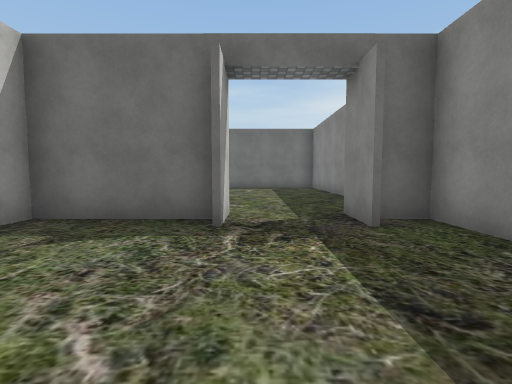
view 1 (above)

19 first-person views from a walk through a scene from a Unity 3-D project. The camera is 1.4 m above the floor, tilts 4° down and sees 85° across. The floor is counted in squares, 2 m on a side. Each view is taken from the middle of a square. On the plan, view 1 faces up. The plan holds only what a view shows up to about 9 squares ahead; the rest is blank. The place goes on beyond the plan. The player is left out. Some surface patterns are stand-ins.

view 2
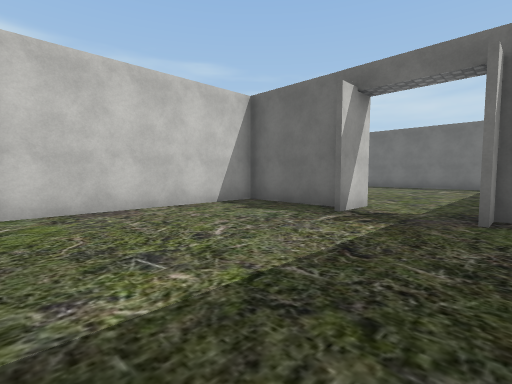

view 3
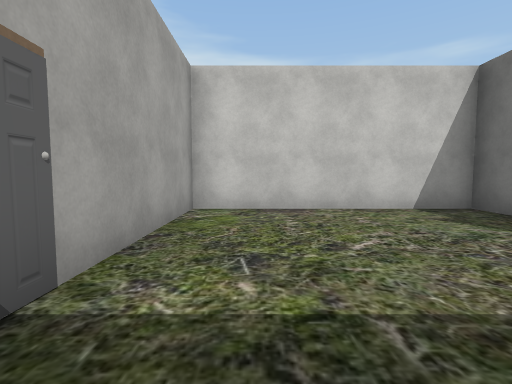

view 4
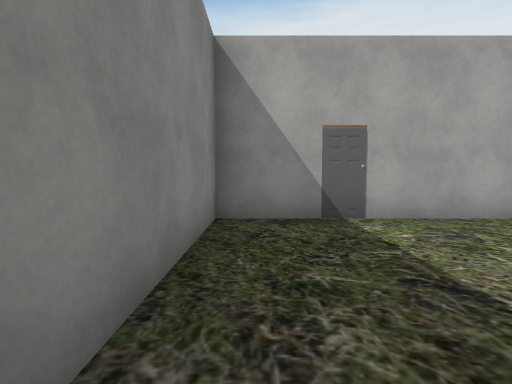

view 5
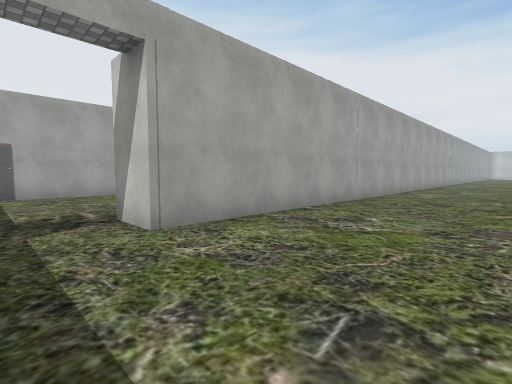

view 6
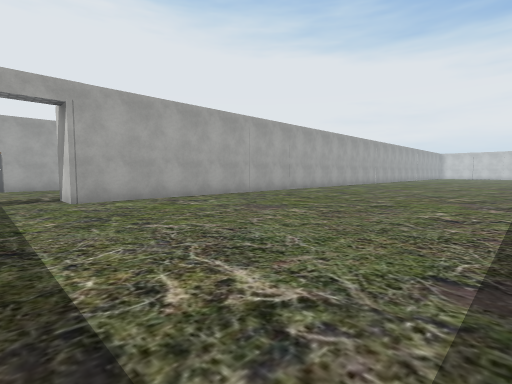

view 7
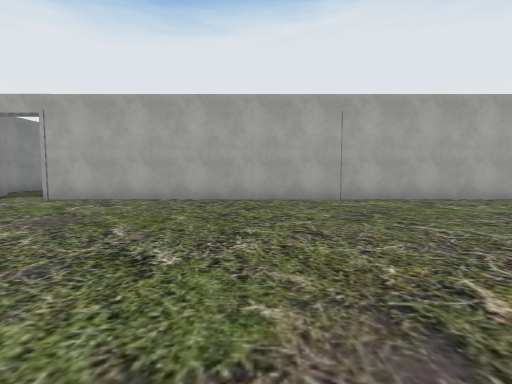

view 8
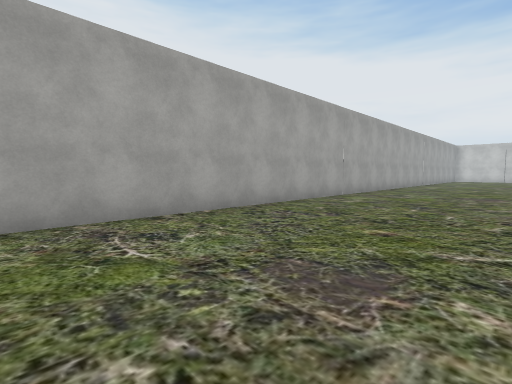

view 9
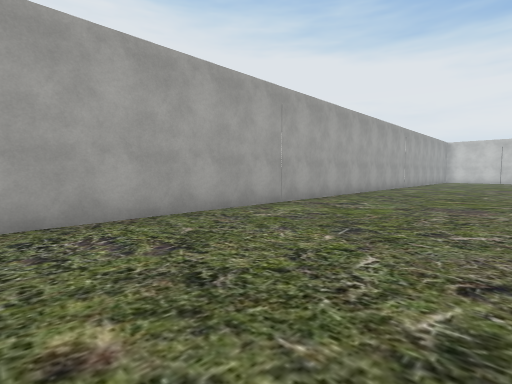

view 10
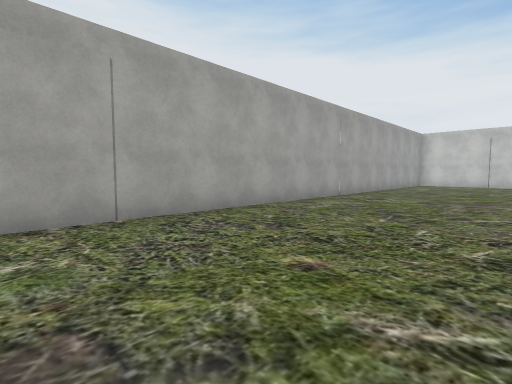

view 11
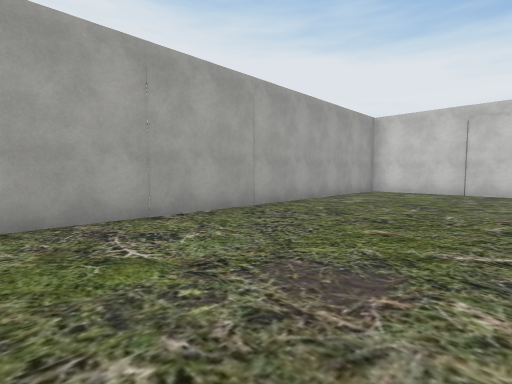

view 12
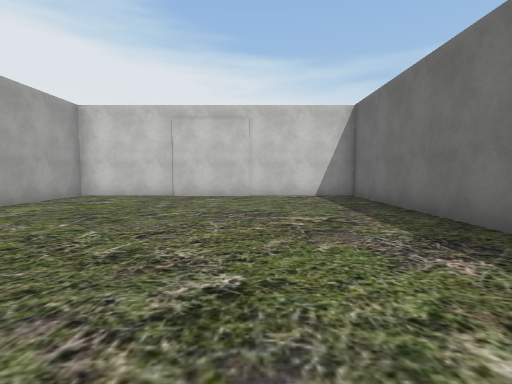

view 13
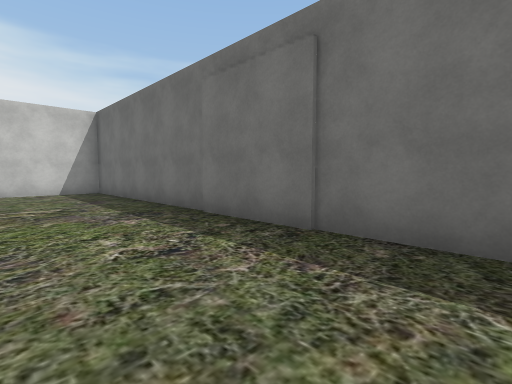

view 14
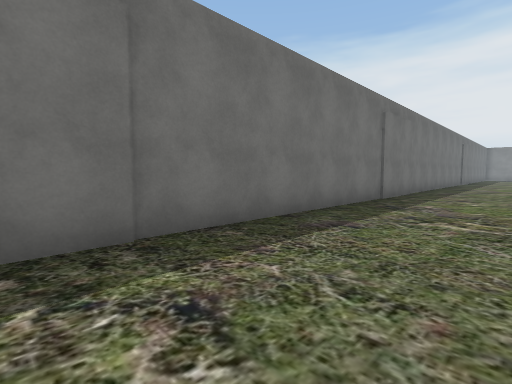

view 15
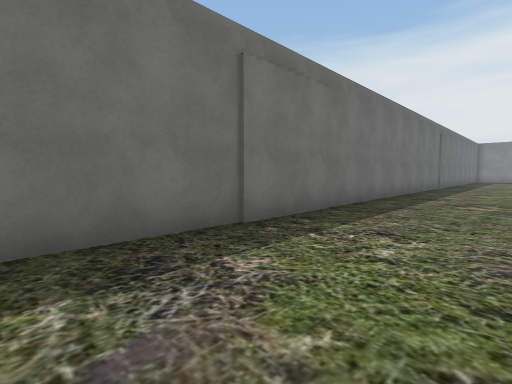

view 16
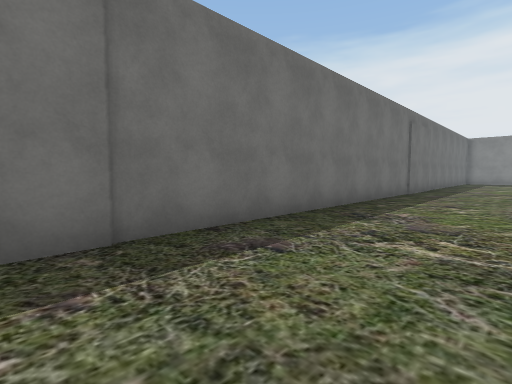

view 17
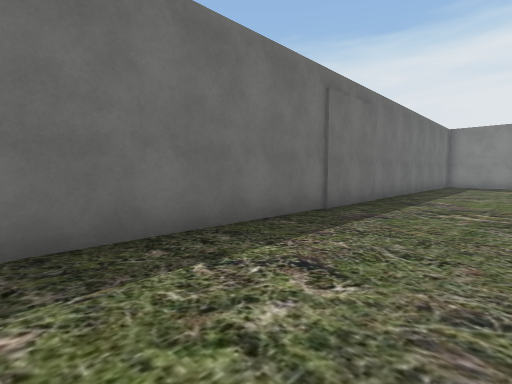

view 18
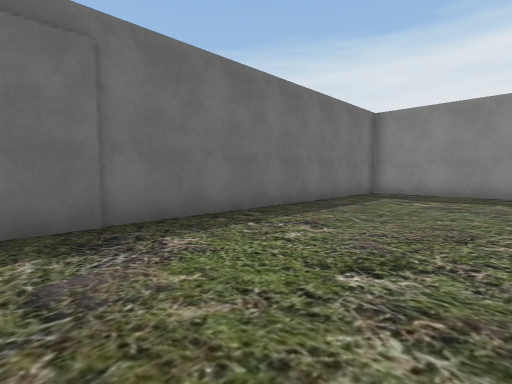

view 19
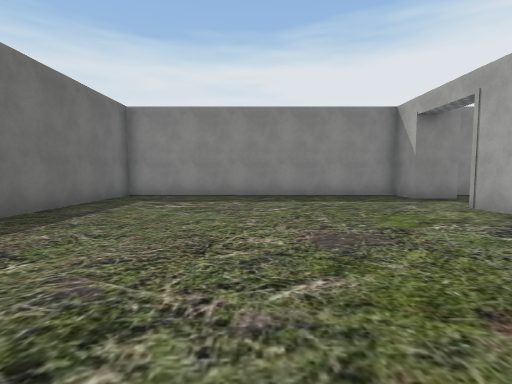

### Floor plan
Points are (right, up) in squares from view 1. A wall is a line through its corners. A room is listed if a view was taken in it or the views show most of it. See-through windows are left out.
Room 1 (views 1, 2, 3, 4)
walls: (-0.6, 4.2) (-3.4, 4.2) (-3.4, -1.2) (2.6, -1.2) (2.6, 4.2) (1.6, 4.2)
ways out: opening at (0.5, 4) to room 2
Room 2 (views 5, 6, 7, 8, 9, 10, 11, 12, 13, 14, 15, 16, 17, 18, 19)
walls: (1.5, 3.5) (1.5, 4.7) (2.6, 4.7) (2.6, 12.9) (-34.4, 12.9) (-34.4, 4.7) (-0.5, 4.7) (-0.5, 3.5)
ways out: opening at (0.5, 4) to room 1

Positions as (right, up) in squares from view 1, and headings:
1: (0, 0), facing up
2: (2, -1), facing up-left
3: (2, 0), facing left
4: (2, 3), facing down
5: (1, 8), facing down-left
6: (1, 12), facing down-left
7: (-6, 12), facing down
8: (-9, 9), facing down-left
9: (-12, 9), facing down-left
10: (-18, 9), facing down-left
11: (-24, 9), facing down-left
12: (-26, 10), facing left
13: (-24, 10), facing up-left
14: (-27, 10), facing up-right
15: (-22, 10), facing up-right
16: (-18, 10), facing up-right
17: (-13, 10), facing up-right
18: (-7, 9), facing up-right
19: (-6, 9), facing right
